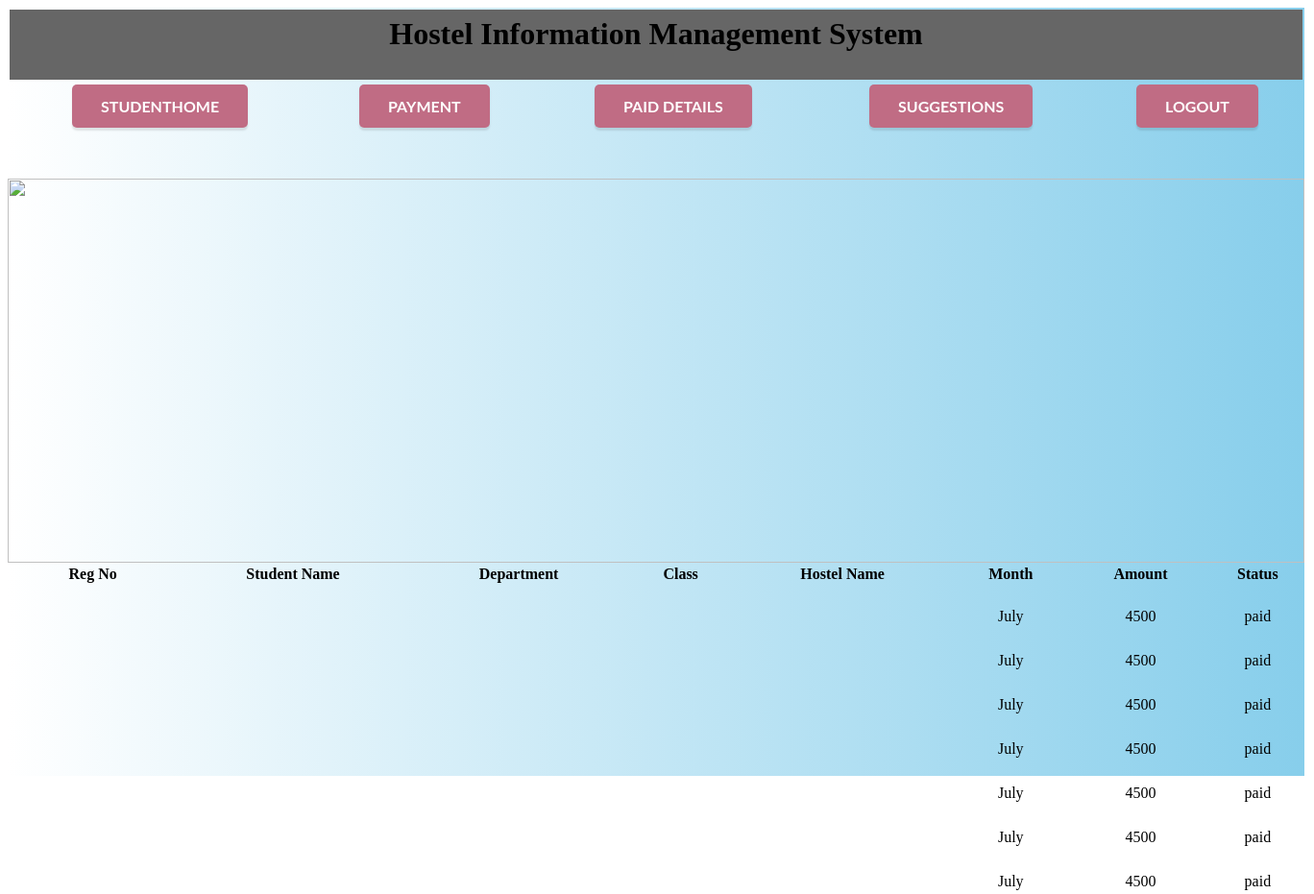
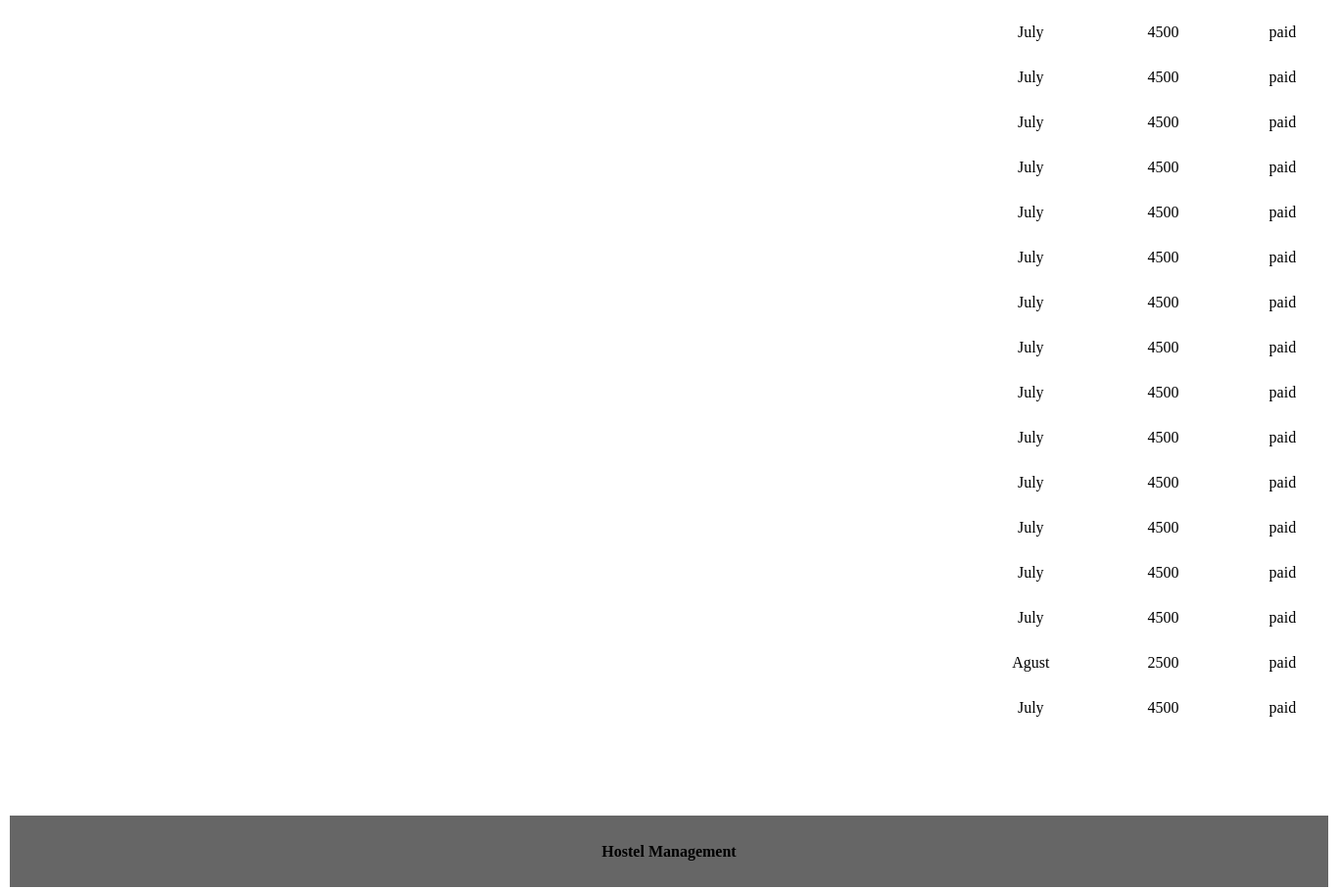
The page /ex/viewp.php on the database as committed earlier (2 pictures, top to bottom).
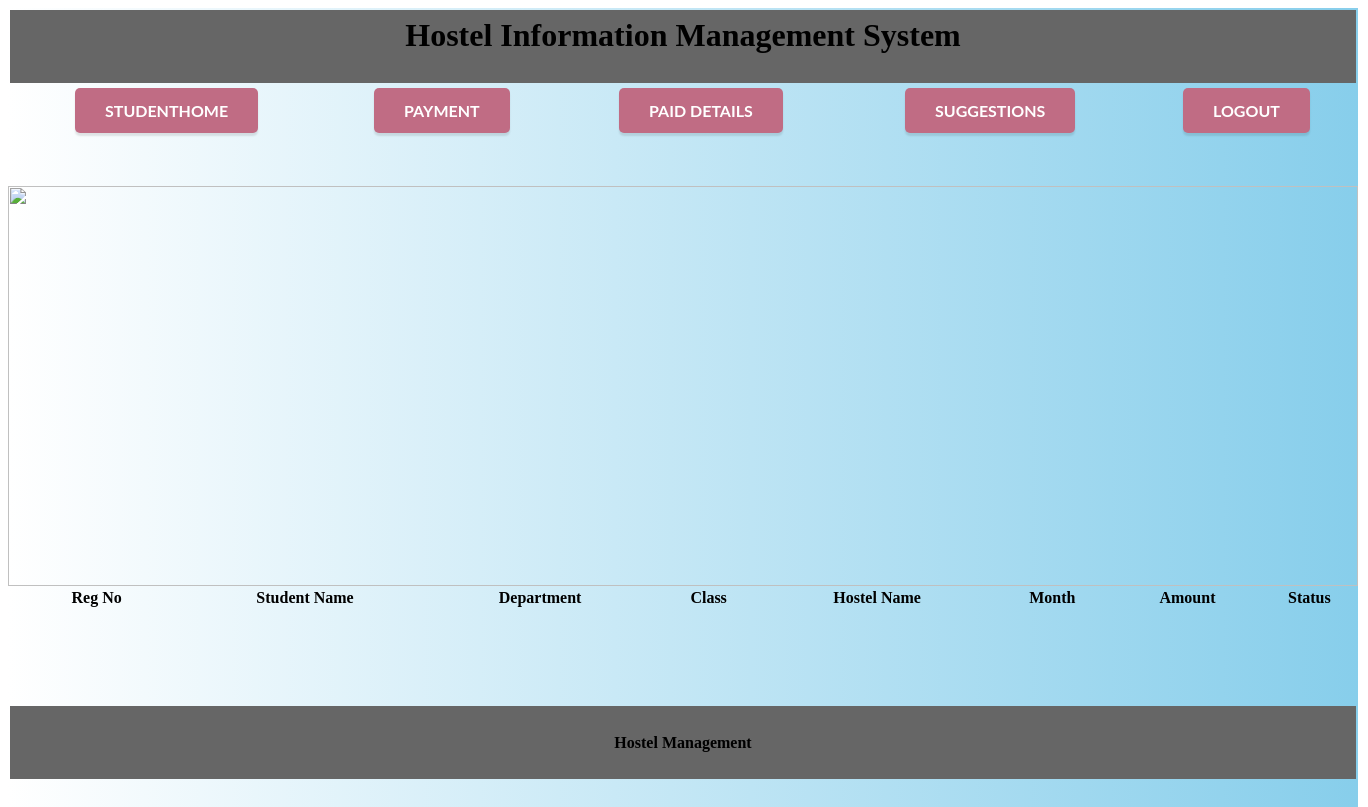
The same page on the database as committed later.
### tables this page shows
CREATE TABLE `paid` (
  `id` varchar(20) NOT NULL,
  `reg` varchar(50) NOT NULL,
  `total` varchar(50) NOT NULL,
  `date` varchar(50) NOT NULL,
  `month` varchar(50) NOT NULL
);

### ex/viewp.php (the view, shortened to what this page needs)
<?php
include("dbconnect.php");
extract($_POST);
$reg=$_SESSION['reg'];
?>
<html>
<head>
  <link rel="stylesheet" href="indexstyle.css">
  <link rel="stylesheet" href="font.css">
  <link rel="stylesheet" href="gradient.css">
</head>
<body>
<div id="grad4">
  <table width="100%" border="0">
    <tr>
      <th height="73" bgcolor="#666666" scope="col"><h1>Hostel Information Management System</h1>
      </th>
    </tr>
  </table>
  <table width="100%" border="0">
    <tr>
      <th scope="col"><a href="studhome.php" class="button pulse">StudentHome</a></th>
      <th scope="col"><a href="pay.php" class="button pulse">payment</a></th>
       <th scope="col"><a href="viewp.php" class="button pulse">Paid Details</a></th>
      <th scope="col"><a href="suggest.php" class="button pulse">Suggestions</a></th>
      <th scope="col"><a href="index.php" class="button pulse">Logout</a></th>
    </tr>
  </table>
  <p>&nbsp;</p>
  <div id="content"/>
   <img src="images\2.jpg" width="1350" height="400">
<table width="100%" border="0" align="center">
        <tr>
          <td width="13%"><div align="center" class="style6"><strong><strong>Reg No</strong> </div></td>
		  <td width="18%"><div align="center" class="style6"><strong>Student Name</strong> </div></td>
		  <td width="17%"><div align="center" class="style6"><strong>Department</strong> </div></td>
		   <td width="8%"><div align="center" class="style6"><strong>Class</strong></div></td>
		  <td width="17%"><div align="center" class="style6"><strong>Hostel Name </strong></div></td>
		   <td width="9%"><div align="center" class="style6"><strong>Month </strong></div></td>
		   <td width="11%"><div align="center" class="style6"><strong>Amount </strong></div></td>
		    <td width="7%"><div align="center" class="style6"><strong>Status</strong></div></td>
        </tr>
			<tr>
		<td colspa="8">&nbsp;</td>
		</tr>
		<?php
		$qry=mysqli_query($connect,"select * from paid where reg='$reg'");
		while($row=mysqli_fetch_array($qry))
		{
		$reg=$row['reg'];
		  $qt=mysqli_query($connect,"select * from stud where reg='$reg'");
		  $rw=mysqli_fetch_assoc($qt);
		?>
        <tr>
		   <td height="20"><div align="center"><?php echo $row['reg'];?></div></td>
		   <td><div align="center"><?php echo $rw['name'];?></div></td>
		   <td><div align="center"><?php echo $rw['dept'];?></div></td>
		    <td><div align="center"><?php echo $rw['cls'];?></div></td>
		   <td><div align="center"><?php echo $rw['hname'];?></div></td>
		  <td><div align="center"><?php echo $row['month'];?></div></td>
		    <td><div align="center"><?php echo $row['total'];?></div></td>
			  <td><div align="center"><?php echo "paid"?></div></td>
        </tr>
		<tr>
		<td height="22" colspa="8">&nbsp;</td>
		</tr>
        <?php
		}
		?>
		</table>
<br>
<br>
<br>
<br>
<table width="100%" border="0">
    <tr>
      <th height="73" bgcolor="#666666" scope="col"><p>Hostel Management</p>
      </th>
    </tr>
</table>
</div>
</body>
</html>

Rows that differ between the two databases and show on the page:
removed paid: month "July", total "4500"
removed paid: month "July", total "4500"
removed paid: month "July", total "4500"
removed paid: month "July", total "4500"
removed paid: month "July", total "4500"
removed paid: month "July", total "4500"
removed paid: month "July", total "4500"
removed paid: month "July", total "4500"
removed paid: month "July", total "4500"
removed paid: month "July", total "4500"
removed paid: month "July", total "4500"
removed paid: month "July", total "4500"
removed paid: month "July", total "4500"
removed paid: month "July", total "4500"
removed paid: month "July", total "4500"
removed paid: month "July", total "4500"
removed paid: month "July", total "4500"
removed paid: month "July", total "4500"
removed paid: month "July", total "4500"
removed paid: month "July", total "4500"
removed paid: month "July", total "4500"
removed paid: month "Agust", total "2500"
removed paid: month "July", total "4500"
